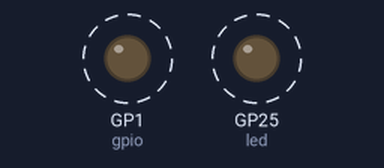
Bench run of a program on a simulated Raspberry Pi Pico running MicroPython. On the bench: output pins drawn as LEDs (lit = HIGH). Dashed ring = blinking. What the program prints to the serial console is not drawn.

Above: at 0.5 s.
Timing chart, 0 to 4.6 s (numbered marks = the images above):
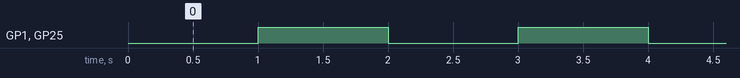

Measured:
- by itself, GP1 (gpio), GP25 (led): alternates HIGH for 1.0 s and LOW for 1.0 s

The program:

main.py
```python
import sys
from machine import Pin, Timer

led = Pin('LED', Pin.OUT)
gpio = Pin(1, Pin.OUT)

timer = Timer()

def blink(timer):
    led.toggle()
    gpio.toggle()

timer.init(freq=1.0, mode=Timer.PERIODIC, callback=blink)

if __name__ == "__main__":

    print("Hello world from rpi 2350W ")

    print(sys.implementation)

 
```
